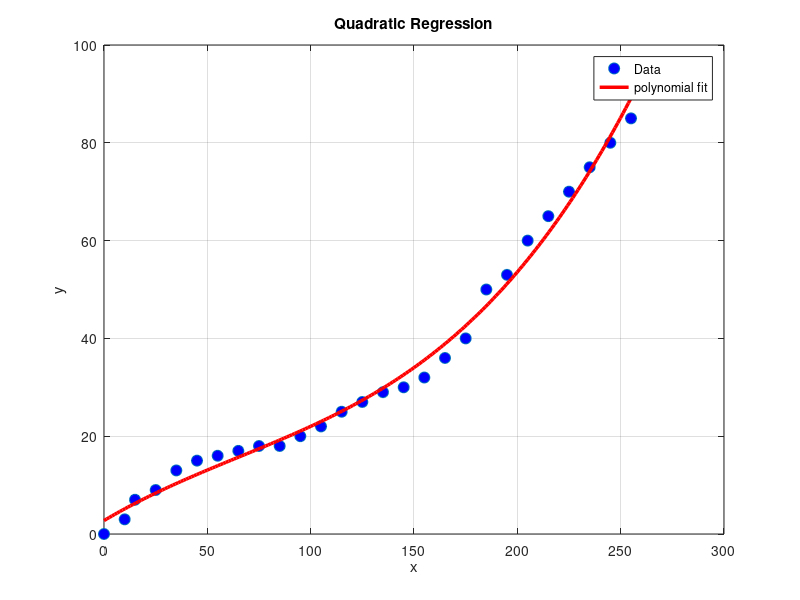

MATLAB code for this plot:
% Assume you already have your data as vectors
% Example data (replace with your own)
x = [255 245 235 225 215 205 195 185 175 165 155 145 135 125 115 105 95 85 75 65 55 45 35 25 15 10 0];
y = [85 80 75 70 65 60 53 50 40 36 32 30 29 27 25 22 20 18 18 17 16 15 13 9 7 3 0];

% Fit a quadratic polynomial (degree = 3)
p = polyfit(x, y, 3);   

% p is a vector of coefficients [a b c]
%   →  y ≈ a*x^3 + bx^2 + cx + d
disp('3rd polynomial coefficients [a b c d]:');
format long;
disp(p);

% Create smooth points for plotting the fit
x_fit = linspace(min(x), max(x), 200);     % smooth x values
y_fit = polyval(p, x_fit);                 % evaluate polynomial

% Plot
figure;
plot(x, y, 'o', 'MarkerFaceColor','b', 'MarkerSize',8);  hold on;
plot(x_fit, y_fit, 'r-', 'LineWidth', 2.5);
hold off;
xlabel('x'); ylabel('y');
title('Quadratic Regression');
legend('Data', 'polynomial fit', 'Location','best');
grid on;